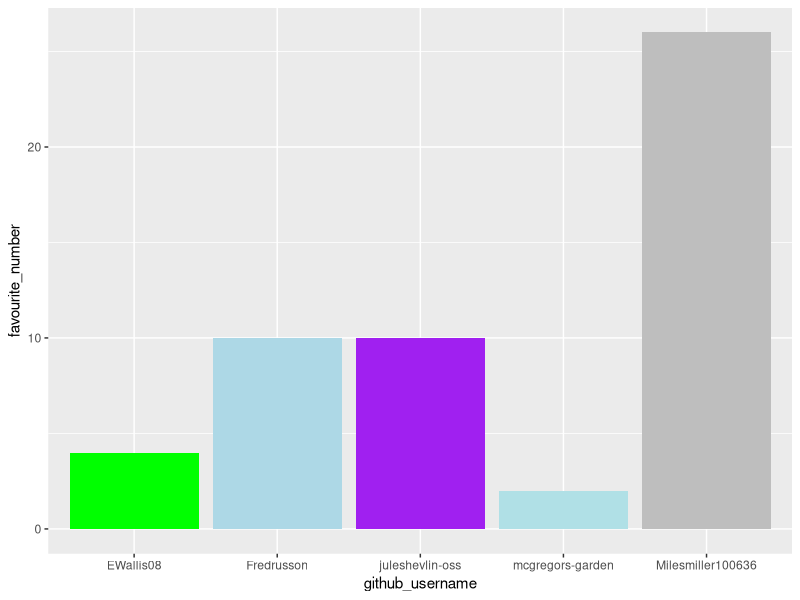

R code for this plot:
## ---- chunk 1
library(tidyverse) 
library(tibble)
## ---- chunk 2
team_data <- tibble(
  name = c("Peter Rabbit", "Juliet", "Ethan", 
           "Miles", "Freddy"),
  github_username = c("mcgregors-garden", "juleshevlin-oss", "EWallis08", "Milesmiller100636", "Fredrusson"), 
  colour = c("powderblue", "purple", "green", 
             "gray", "lightblue"),
  hobby = c("Hopping", "crochet", "sport", 
            "golf", "golf"),
  favourite_number = c(2, sample(10, size=1), 4, 26, 10)
  )

team_data
## ---- chunk 3
p1 <- ggplot(data = team_data, 
             mapping = aes(x = github_username, 
                           y = favourite_number,
                           fill = colour), 
             ) +
   geom_col() +
   scale_fill_identity()
p1
